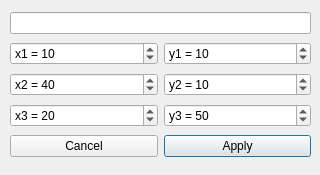
<?xml version="1.0" encoding="UTF-8"?>
<ui version="4.0">
 <class>TriangleDialog</class>
 <widget class="QDialog" name="TriangleDialog">
  <property name="geometry">
   <rect>
    <x>0</x>
    <y>0</y>
    <width>320</width>
    <height>175</height>
   </rect>
  </property>
  <property name="windowTitle">
   <string>Create triangle</string>
  </property>
  <widget class="QWidget" name="formLayoutWidget">
   <property name="geometry">
    <rect>
     <x>10</x>
     <y>10</y>
     <width>301</width>
     <height>153</height>
    </rect>
   </property>
   <layout class="QGridLayout" name="gridLayout">
    <item row="5" column="0">
     <widget class="QPushButton" name="cancelButton">
      <property name="text">
       <string>Cancel</string>
      </property>
     </widget>
    </item>
    <item row="1" column="1">
     <widget class="QSpinBox" name="y1">
      <property name="prefix">
       <string>y1 = </string>
      </property>
      <property name="minimum">
       <number>-500</number>
      </property>
      <property name="maximum">
       <number>500</number>
      </property>
      <property name="value">
       <number>10</number>
      </property>
     </widget>
    </item>
    <item row="1" column="0">
     <widget class="QSpinBox" name="x1">
      <property name="prefix">
       <string>x1 = </string>
      </property>
      <property name="minimum">
       <number>-500</number>
      </property>
      <property name="maximum">
       <number>500</number>
      </property>
      <property name="value">
       <number>10</number>
      </property>
     </widget>
    </item>
    <item row="2" column="0">
     <widget class="QSpinBox" name="x2">
      <property name="prefix">
       <string>x2 = </string>
      </property>
      <property name="minimum">
       <number>-500</number>
      </property>
      <property name="maximum">
       <number>500</number>
      </property>
      <property name="value">
       <number>40</number>
      </property>
     </widget>
    </item>
    <item row="3" column="0">
     <widget class="QSpinBox" name="x3">
      <property name="prefix">
       <string>x3 = </string>
      </property>
      <property name="minimum">
       <number>-500</number>
      </property>
      <property name="maximum">
       <number>500</number>
      </property>
      <property name="value">
       <number>20</number>
      </property>
     </widget>
    </item>
    <item row="2" column="1">
     <widget class="QSpinBox" name="y2">
      <property name="prefix">
       <string>y2 = </string>
      </property>
      <property name="minimum">
       <number>-500</number>
      </property>
      <property name="maximum">
       <number>500</number>
      </property>
      <property name="value">
       <number>10</number>
      </property>
     </widget>
    </item>
    <item row="3" column="1">
     <widget class="QSpinBox" name="y3">
      <property name="prefix">
       <string>y3 = </string>
      </property>
      <property name="minimum">
       <number>-500</number>
      </property>
      <property name="maximum">
       <number>500</number>
      </property>
      <property name="value">
       <number>50</number>
      </property>
     </widget>
    </item>
    <item row="5" column="1">
     <widget class="QPushButton" name="applyButton">
      <property name="text">
       <string>Apply</string>
      </property>
      <property name="default">
       <bool>true</bool>
      </property>
     </widget>
    </item>
    <item row="0" column="0" colspan="2">
     <widget class="QLineEdit" name="LineTriangleName"/>
    </item>
   </layout>
  </widget>
 </widget>
 <resources/>
 <connections/>
</ui>
